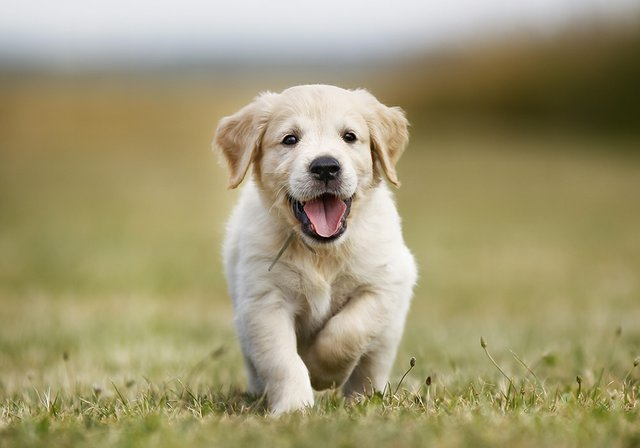
#> input picture saliency/adorable_puppy.jpg, 640 x 448 px, found by its file name
$ jupyter execute --allow-errors Finding_saliency_maps.ipynb
#> lines starting #> are read from the running program, lines starting #| are printed output that depends on the picture
[cell 1]
import os
import cv2
import skimage
import math
import sys
import operator
import networkx as nx
#import matplotlib.pyplot as plt
import numpy as np
import scipy.spatial.distance
import scipy.signal
import skimage
import skimage.io
from skimage.segmentation import slic
from skimage.util import img_as_float
from scipy.optimize import minimize

print(os.system('Pictures/'))

[cell 2]
def get_saliency_rbd(img_path):

	# Saliency map calculation based on:
	# Saliency Optimization from Robust Background Detection, Wangjiang Zhu, Shuang Liang, Yichen Wei and Jian Sun, IEEE Conference on Computer Vision and Pattern Recognition (CVPR), 2014

#> called with img_path = 'Pictures/adorable_puppy.jpg'
	img = skimage.io.imread(img_path)
#> img is the input picture: shape (448, 640, 3); mean R, G, B 160.2, 151.6, 114.5

	if len(img.shape) != 3: # got a grayscale image
		img = skimage.color.gray2rgb(img)

	img_lab = img_as_float(skimage.color.rgb2lab(img))
#> img_lab: shape (448, 640, 3) float64; mean of channels 0, 1, 2 62.2, -2.4, 21

	img_rgb = img_as_float(img)

	img_gray = img_as_float(skimage.color.rgb2gray(img))
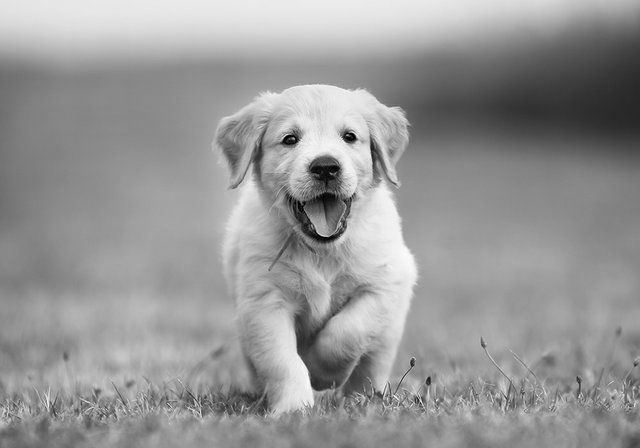
#> img_gray: shape (448, 640) float64; min 0.000833, max 0.996, mean 0.591

	segments_slic = slic(img_rgb, n_segments=250, compactness=10, sigma=1, enforce_connectivity=False)
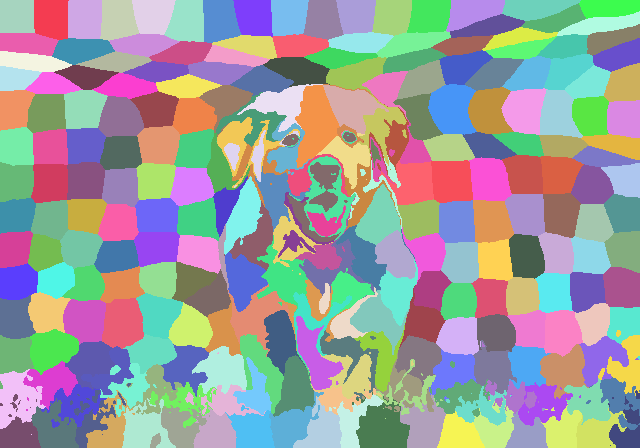
#> segments_slic: shape (448, 640) int64; 247 distinct labels, from 1 to 247; one colour per label, 0 black

	num_segments = len(np.unique(segments_slic))
#> num_segments = 247

	nrows, ncols = segments_slic.shape
#> nrows = 448; ncols = 640
	max_dist = math.sqrt(nrows*nrows + ncols*ncols)
#> max_dist = 781.2

	grid = segments_slic

	(vertices,edges) = make_graph(grid)

	gridx, gridy = np.mgrid[:grid.shape[0], :grid.shape[1]]

	centers = dict()
	colors = dict()
	distances = dict()
	boundary = dict()

	for v in vertices:
		centers[v] = [gridy[grid == v].mean(), gridx[grid == v].mean()]
		colors[v] = np.mean(img_lab[grid==v],axis=0)

		x_pix = gridx[grid == v]
		y_pix = gridy[grid == v]

		if np.any(x_pix == 0) or np.any(y_pix == 0) or np.any(x_pix == nrows - 1) or np.any(y_pix == ncols - 1):
			boundary[v] = 1
		else:
			boundary[v] = 0

	G = nx.Graph()

	#buid the graph
	for edge in edges:
		pt1 = edge[0]
		pt2 = edge[1]
		color_distance = scipy.spatial.distance.euclidean(colors[pt1],colors[pt2])
		G.add_edge(pt1, pt2, weight=color_distance )

	#add a new edge in graph if edges are both on boundary
	for v1 in vertices:
		if boundary[v1] == 1:
			for v2 in vertices:
				if boundary[v2] == 1:
					color_distance = scipy.spatial.distance.euclidean(colors[v1],colors[v2])
					G.add_edge(v1,v2,weight=color_distance)

	geodesic = np.zeros((len(vertices),len(vertices)),dtype=float)
	spatial = np.zeros((len(vertices),len(vertices)),dtype=float)
	smoothness = np.zeros((len(vertices),len(vertices)),dtype=float)
	adjacency = np.zeros((len(vertices),len(vertices)),dtype=float)

	sigma_clr = 10.0
	sigma_bndcon = 1.0
	sigma_spa = 0.25
	mu = 0.1

	all_shortest_paths_color = nx.shortest_path(G,source=None,target=None,weight='weight')

	for v1 in vertices:
		for v2 in vertices:
			if v1 == v2:
				geodesic[v1,v2] = 0
				spatial[v1,v2] = 0
				smoothness[v1,v2] = 0
			else:
				geodesic[v1,v2] = path_length(all_shortest_paths_color[v1][v2],G)
				spatial[v1,v2] = scipy.spatial.distance.euclidean(centers[v1],centers[v2]) / max_dist
				smoothness[v1,v2] = math.exp( - (geodesic[v1,v2] * geodesic[v1,v2])/(2.0*sigma_clr*sigma_clr)) + mu

	for edge in edges:
		pt1 = edge[0]
		pt2 = edge[1]
		adjacency[pt1,pt2] = 1
		adjacency[pt2,pt1] = 1

	for v1 in vertices:
		for v2 in vertices:
			smoothness[v1,v2] = adjacency[v1,v2] * smoothness[v1,v2]

	area = dict()
	len_bnd = dict()
	bnd_con = dict()
	w_bg = dict()
	ctr = dict()
	wCtr = dict()

	for v1 in vertices:
		area[v1] = 0
		len_bnd[v1] = 0
		ctr[v1] = 0
		for v2 in vertices:
			d_app = geodesic[v1,v2]
			d_spa = spatial[v1,v2]
			w_spa = math.exp(- ((d_spa)*(d_spa))/(2.0*sigma_spa*sigma_spa))
			area_i = S(v1,v2,geodesic)
			area[v1] += area_i
			len_bnd[v1] += area_i * boundary[v2]
			ctr[v1] += d_app * w_spa
		bnd_con[v1] = len_bnd[v1] / math.sqrt(area[v1])
		w_bg[v1] = 1.0 - math.exp(- (bnd_con[v1]*bnd_con[v1])/(2*sigma_bndcon*sigma_bndcon))

	for v1 in vertices:
		wCtr[v1] = 0
		for v2 in vertices:
			d_app = geodesic[v1,v2]
			d_spa = spatial[v1,v2]
			w_spa = math.exp(- (d_spa*d_spa)/(2.0*sigma_spa*sigma_spa))
			wCtr[v1] += d_app * w_spa *  w_bg[v2]

	# normalise value for wCtr

	min_value = min(wCtr.values())
	max_value = max(wCtr.values())

	minVal = [key for key, value in wCtr.items() if value == min_value]
	maxVal = [key for key, value in wCtr.items() if value == max_value]

	for v in vertices:
		wCtr[v] = (wCtr[v] - min_value)/(max_value - min_value)

	img_disp1 = img_gray.copy()
	img_disp2 = img_gray.copy()

	x = compute_saliency_cost(smoothness,w_bg,wCtr)

	for v in vertices:
		img_disp1[grid == v] = x[v]

	img_disp2 = img_disp1.copy()
	sal = np.zeros((img_disp1.shape[0],img_disp1.shape[1],3))

	sal = img_disp2
	sal_max = np.max(sal)
	sal_min = np.min(sal)
	sal = 255 * ((sal - sal_min) / (sal_max - sal_min))

	return sal

[cell 3]
def make_graph(grid):
	# get unique labels
	vertices = np.unique(grid)
#> vertices = 247 values from 1 to 247

	# map unique labels to [1,...,num_labels]
	reverse_dict = dict(zip(vertices,np.arange(len(vertices))))
#> reverse_dict = 247 items
	grid = np.array([reverse_dict[x] for x in grid.flat]).reshape(grid.shape)
#> grid: shape (448, 640) int64; 247 distinct labels, from 0 to 246

	# create edges
	down = np.c_[grid[:-1, :].ravel(), grid[1:, :].ravel()]
#> down = 286080 pairs, first value 0 to 246, second value 0 to 246
	right = np.c_[grid[:, :-1].ravel(), grid[:, 1:].ravel()]
#> right = 286272 pairs, first value 0 to 246, second value 0 to 246
	all_edges = np.vstack([right, down])
#> all_edges = 572352 pairs, first value 0 to 246, second value 0 to 246
	all_edges = all_edges[all_edges[:, 0] != all_edges[:, 1], :]
#> all_edges = 29348 pairs, first value 0 to 246, second value 0 to 246
	all_edges = np.sort(all_edges,axis=1)
#> all_edges = 29348 pairs, first value 0 to 245, second value 1 to 246
	num_vertices = len(vertices)
#> num_vertices = 247
	edge_hash = all_edges[:,0] + num_vertices * all_edges[:, 1]
	# find unique connections
	edges = np.unique(edge_hash)
#> edges = 734 values from 247 to 61007
	# undo hashing
# 	print(vertices,edges, num_vertices)
	edges = [[vertices[x%num_vertices],
			  vertices[int(x/num_vertices)]] for x in edges]
#> edges = 734 pairs, first value 1 to 246, second value 2 to 247

	return vertices, edges

[cell 4]
def path_length(path,G):
	dist = 0.0
	for i in range(1,len(path)):
		dist += G[path[i - 1]][path[i]]['weight']
	return dist

[cell 5]
def compute_saliency_cost(smoothness,w_bg,wCtr):
	n = len(w_bg)
	A = np.zeros((n,n))
	b = np.zeros((n))

	for x in range(0,n):
		A[x,x] = 2 * w_bg[x] + 2 * (wCtr[x])
		b[x] = 2 * wCtr[x]
		for y in range(0,n):
			A[x,x] += 2 * smoothness[x,y]
			A[x,y] -= 2 * smoothness[x,y]

	x = np.linalg.solve(A, b)

	return x

[cell 6]
def S(x1,x2,geodesic,sigma_clr=10):
	return math.exp(-pow(geodesic[x1,x2],2)/(2*sigma_clr*sigma_clr))

[cell 7]
filename = ('Pictures/adorable_puppy.jpg')

# get the saliency maps using the 3 implemented methods
#> (the rest of this cell did not finish here and is left out)

#> in get_saliency_rbd, `(vertices,edges) = make_graph(grid)`: vertices = 247 values from 1 to 247
#> after the loop in get_saliency_rbd, `for v in vertices:`: boundary = 247 items
#> the loop in get_saliency_rbd, `for edge in edges:` made 734 passes
#> (pt1, pt2, color_distance) on passes 1 to 3: (1, 2, 0.621), (2, 3, 0.574), (3, 4, 0.358)
#> in get_saliency_rbd, `geodesic = np.zeros((len(vertices),len(vertices)),dtype=float)`: geodesic: shape (247, 247) float64; every value is 0
#> the loop in get_saliency_rbd, `for v1 in vertices:` made 1 pass
